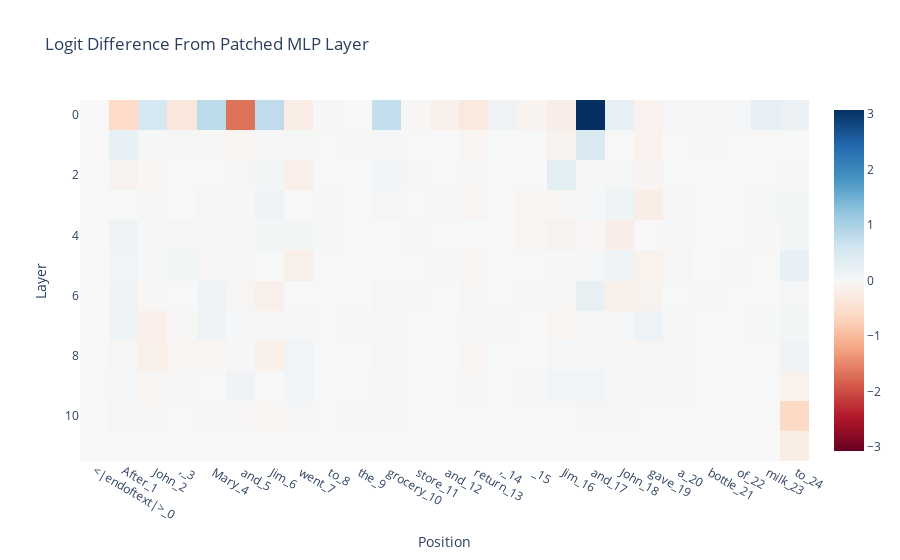

The notebook cell this image was saved under:
### Code cell
imshow(
    patched_mlp_diff,
    x=prompt_position_labels,
    title="Logit Difference From Patched MLP Layer",
    labels={"x": "Position", "y": "Layer"},
)

### Figure 1 — Plotly figure (JSON) as saved in the notebook; plotly's stock layout.template omitted (floating-point values rounded to 4 significant figures; data arrays with more than 128 entries replaced by an {"elided": "..."} marker saying what was removed)
{"data": [{"coloraxis": "coloraxis", "hovertemplate": "Position: %{x}<br>Layer: %{y}<br>color: %{z}<extra></extra>", "name": "0", "type": "heatmap", "x": ["<|endoftext|>_0", "After_1", " John_2", ",_3", " Mary_4", " and_5", " Jim_6", " went_7", " to_8", " the_9", " grocery_10", " store_11", " and_12", " return_13", ",_14", " _15", " Jim_16", " and_17", " John_18", " gave_19", " a_20", " bottle_21", " of_22", " milk_23", " to_24"], "xaxis": "x", "yaxis": "y", "z": {"elided": "12x25 float values"}}], "layout": {"coloraxis": {"cmid": 0, "colorscale": [[0, "rgb(103,0,31)"], [0.1, "rgb(178,24,43)"], [0.2, "rgb(214,96,77)"], [0.3, "rgb(244,165,130)"], [0.4, "rgb(253,219,199)"], [0.5, "rgb(247,247,247)"], [0.6, "rgb(209,229,240)"], [0.7, "rgb(146,197,222)"], [0.8, "rgb(67,147,195)"], [0.9, "rgb(33,102,172)"], [1, "rgb(5,48,97)"]]}, "title": {"text": "Logit Difference From Patched MLP Layer"}, "xaxis": {"anchor": "y", "constrain": "domain", "domain": [0, 1], "scaleanchor": "y", "title": {"text": "Position"}}, "yaxis": {"anchor": "x", "autorange": "reversed", "constrain": "domain", "domain": [0, 1], "title": {"text": "Layer"}}}}
